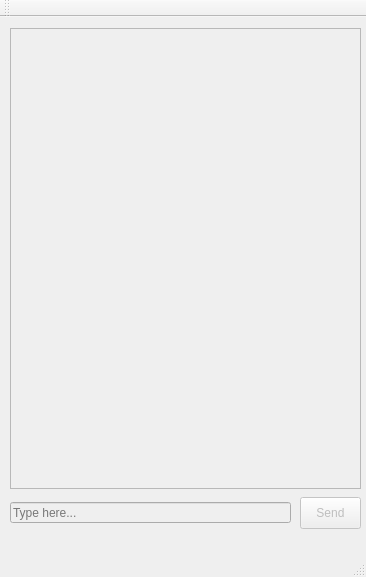
<?xml version="1.0" encoding="UTF-8"?>
<ui version="4.0">
 <class>MainWindow</class>
 <widget class="QMainWindow" name="MainWindow">
  <property name="geometry">
   <rect>
    <x>0</x>
    <y>0</y>
    <width>366</width>
    <height>577</height>
   </rect>
  </property>
  <property name="windowTitle">
   <string>Socket.IO Chat</string>
  </property>
  <widget class="QWidget" name="centralWidget">
   <widget class="QPushButton" name="sendBtn">
    <property name="enabled">
     <bool>false</bool>
    </property>
    <property name="geometry">
     <rect>
      <x>300</x>
      <y>480</y>
      <width>61</width>
      <height>32</height>
     </rect>
    </property>
    <property name="text">
     <string>Send</string>
    </property>
   </widget>
   <widget class="QListWidget" name="listView">
    <property name="enabled">
     <bool>false</bool>
    </property>
    <property name="geometry">
     <rect>
      <x>10</x>
      <y>11</y>
      <width>351</width>
      <height>461</height>
     </rect>
    </property>
    <property name="sizeIncrement">
     <size>
      <width>0</width>
      <height>0</height>
     </size>
    </property>
   </widget>
   <widget class="QLineEdit" name="messageEdit">
    <property name="enabled">
     <bool>false</bool>
    </property>
    <property name="geometry">
     <rect>
      <x>10</x>
      <y>485</y>
      <width>281</width>
      <height>21</height>
     </rect>
    </property>
    <property name="placeholderText">
     <string>Type here...</string>
    </property>
   </widget>
  </widget>
  <widget class="QMenuBar" name="menuBar">
   <property name="geometry">
    <rect>
     <x>0</x>
     <y>0</y>
     <width>366</width>
     <height>22</height>
    </rect>
   </property>
  </widget>
  <widget class="QToolBar" name="mainToolBar">
   <attribute name="toolBarArea">
    <enum>TopToolBarArea</enum>
   </attribute>
   <attribute name="toolBarBreak">
    <bool>false</bool>
   </attribute>
  </widget>
  <widget class="QStatusBar" name="statusBar"/>
 </widget>
 <layoutdefault spacing="6" margin="11"/>
 <resources/>
 <connections>
  <connection>
   <sender>messageEdit</sender>
   <signal>returnPressed()</signal>
   <receiver>MainWindow</receiver>
   <slot>OnMessageReturn()</slot>
   <hints>
    <hint type="sourcelabel">
     <x>116</x>
     <y>524</y>
    </hint>
    <hint type="destinationlabel">
     <x>30</x>
     <y>545</y>
    </hint>
   </hints>
  </connection>
  <connection>
   <sender>sendBtn</sender>
   <signal>clicked()</signal>
   <receiver>MainWindow</receiver>
   <slot>SendBtnClicked()</slot>
   <hints>
    <hint type="sourcelabel">
     <x>307</x>
     <y>531</y>
    </hint>
    <hint type="destinationlabel">
     <x>269</x>
     <y>545</y>
    </hint>
   </hints>
  </connection>
  <connection>
   <sender>messageEdit</sender>
   <signal>textChanged(QString)</signal>
   <receiver>MainWindow</receiver>
   <slot>TypingChanged()</slot>
   <hints>
    <hint type="sourcelabel">
     <x>73</x>
     <y>531</y>
    </hint>
    <hint type="destinationlabel">
     <x>70</x>
     <y>510</y>
    </hint>
   </hints>
  </connection>
 </connections>
 <slots>
  <slot>SendBtnClicked(bool)</slot>
  <slot>TypingChanged()</slot>
  <slot>LoginClicked()</slot>
  <slot>OnMessageReturn()</slot>
  <slot>SendBtnClicked()</slot>
 </slots>
</ui>
